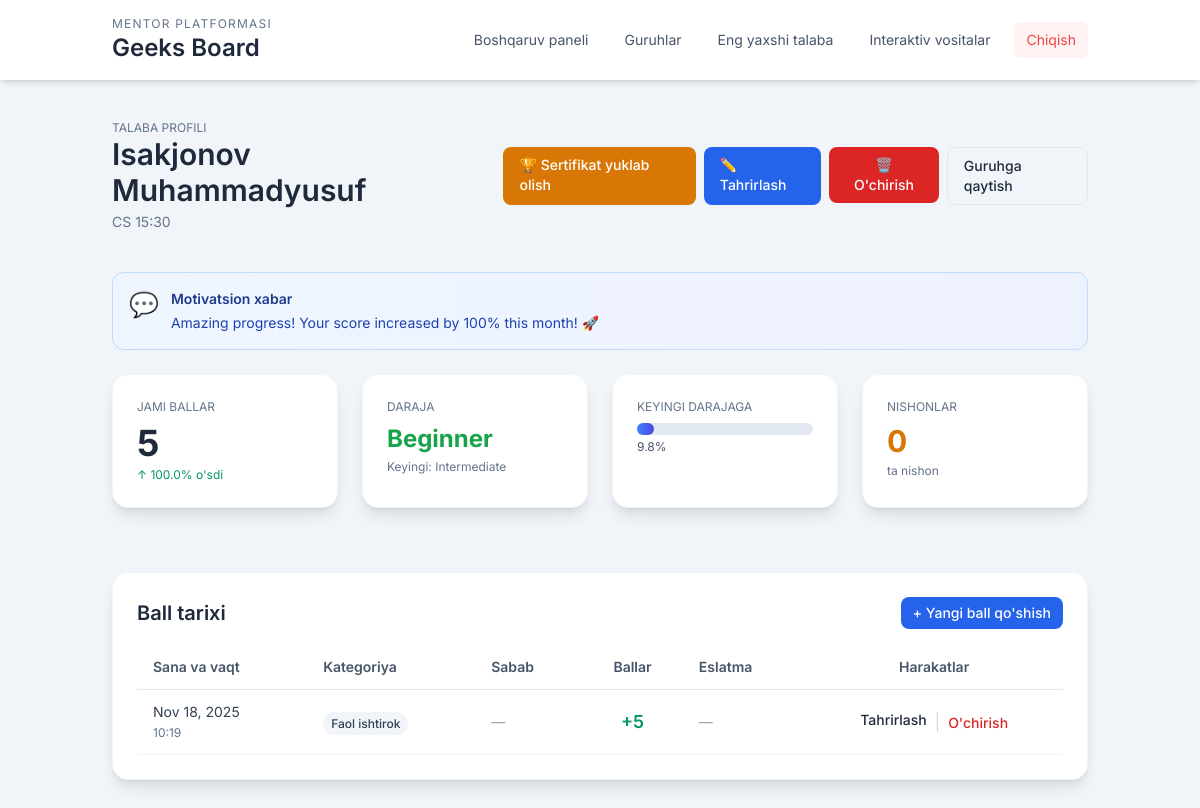
Page /students/7/ (signed in) on the committed database.
### core/models.py (models this page shows, shortened)
class Student(models.Model):
    group = models.ForeignKey(
        Group,
        on_delete=models.CASCADE,
        related_name='students',
    )
    full_name = models.CharField(max_length=200)
    birth_date = models.DateField(null=True, blank=True)
    phone = models.CharField(max_length=32, blank=True)
    parent_phone = models.CharField(max_length=32, blank=True)
    notes = models.TextField(blank=True)
    class Meta:
        ordering = ['full_name']
    def total_score(self, start_date=None, end_date=None) -> int:
        qs = self.points.all()
        if start_date:
            qs = qs.filter(date__gte=start_date)
        if end_date:
            qs = qs.filter(date__lt=end_date)
        return qs.aggregate(total=models.Sum('score'))['total'] or 0
    def get_level(self) -> str:
        total = self.total_score()
        if total < 51:
            return 'Beginner'
        elif total < 151:
            return 'Intermediate'
        else:
            return 'Pro'
    def get_level_thresholds(self) -> dict:
        total = self.total_score()
        if total < 51:
            return {
                'current': 'Beginner',
                'current_min': 0,
                'current_max': 50,
                'next': 'Intermediate',
                'next_min': 51,
                'next_max': 150,
            }
    def get_progress_percentage(self) -> float:
        thresholds = self.get_level_thresholds()
        if thresholds['next'] is None:
            return 100.0  # Max level reached
        total = self.total_score()
        current_range = thresholds['current_max'] - thresholds['current_min'] + 1
        progress_in_range = total - thresholds['current_min']
        return min(100.0, (progress_in_range / current_range) * 100)
    def get_trend(self, days=30) -> dict:
        from datetime import timedelta
        now = timezone.now()
        current_start = now - timedelta(days=days)
        previous_start = current_start - timedelta(days=days)
        current_points = self.total_score(start_date=current_start)
        previous_points = self.total_score(start_date=previous_start, end_date=current_start)
        if previous_points == 0:
            change_percent = 100.0 if current_points > 0 else 0.0
        else:
            change_percent = ((current_points - previous_points) / abs(previous_points)) * 100
        return {
            'current': current_points,
            'previous': previous_points,
            'change': current_points - previous_points,
            'change_percent': change_percent,
            'direction': 'up' if current_points > previous_points else 'down' if current_points < previous_points else 'neutral'
        }

class Group(models.Model):
    mentor = models.ForeignKey(
        Mentor,
        on_delete=models.CASCADE,
        related_name='groups',
    )
    name = models.CharField(max_length=150)
    subject = models.CharField(max_length=120, blank=True)
    schedule = models.CharField(max_length=255, blank=True)
    start_date = models.DateField(null=True, blank=True)
    class Meta:
        unique_together = ('mentor', 'name')
        ordering = ['name']

class StudentPoint(models.Model):
    student = models.ForeignKey(
        Student,
        on_delete=models.CASCADE,
        related_name='points',
    )
    category = models.ForeignKey(
        PointCategory,
        on_delete=models.CASCADE,
        related_name='student_points',
    )
    score = models.SmallIntegerField(help_text='Can be positive (added) or negative (removed)')
    reason = models.CharField(max_length=255, blank=True, help_text='Why points were given or removed')
    date = models.DateTimeField(default=timezone.now)
    note = models.CharField(max_length=255, blank=True)
    class Meta:
        ordering = ['-date']

class PointCategory(models.Model):
    PARTICIPATION = 'participation'
    ATTENDANCE = 'attendance'
    HOMEWORK = 'homework'
    DISCIPLINE = 'discipline'
    KNOWLEDGE = 'knowledge'
    CATEGORY_CHOICES = [
        (PARTICIPATION, 'Participation'),
        (ATTENDANCE, 'Attendance'),
        (HOMEWORK, 'Homework'),
        (DISCIPLINE, 'Discipline'),
        (KNOWLEDGE, 'Knowledge'),
    ]
    name = models.CharField(max_length=120, unique=True)
    slug = models.SlugField(max_length=80, unique=True)
    description = models.TextField(blank=True)
    max_score = models.PositiveSmallIntegerField(default=10)
    is_active = models.BooleanField(default=True)
    class Meta:
        ordering = ['name']

### core/views.py (the view)
# urls.py: path('students/<int:student_id>/', views.student_profile, name='student_profile'),
@login_required
def student_profile(request, student_id: int):
    mentor = _require_mentor(request)
    if not mentor:
        return redirect('login')
    student = get_object_or_404(Student, id=student_id, group__mentor=mentor)
    points = student.points.select_related('category').order_by('-date')
    total_points = student.total_score()
    level = student.get_level()
    level_thresholds = student.get_level_thresholds()
    progress = student.get_progress_percentage()
    trend = student.get_trend(days=30)
    badges = student.badges_earned.select_related('badge').order_by('-earned_at')
    motivational_message = generate_motivational_message(student)
    newly_earned = check_and_assign_badges(student)
    if newly_earned:
        messages.success(request, f'Congratulations! {student.full_name} earned {len(newly_earned)} new badge(s)!')
    monthly_rewards = student.points.filter(reason='Monthly Reward').order_by('-date')
    context = {
        'student': student,
        'points': points,
        'total_points': total_points,
        'level': level,
        'level_thresholds': level_thresholds,
        'progress': progress,
        'trend': trend,
        'badges': badges,
        'motivational_message': motivational_message,
        'monthly_rewards': monthly_rewards,
    }
    return render(request, 'student_profile.html', context)

### core/utils.py (called while the page is built, shortened)
def check_and_assign_badges(student: Student) -> list:
    newly_earned = []
    active_badges = Badge.objects.filter(is_active=True)
    return newly_earned

### core/views.py (called while the page is built)
def _require_mentor(request):
    mentor = getattr(request.user, 'mentor_profile', None)
    if not mentor:
        messages.error(request, 'Bu hisobga mentor profili bog\'lanmagan.')
        return None
    return mentor

### project/templates/student_profile.html (shortened to what this page needs)
{% extends "base.html" %}
{% block content %}
<div class="mb-10">
    <div class="flex items-center justify-between">
        <div>
            <p class="text-xs uppercase text-slate-500">Talaba profili</p>
            <h2 class="text-3xl font-semibold text-slate-800">{{ student.full_name }}</h2>
            <p class="text-sm text-slate-500 mt-1">{{ student.group.name }}</p>
        </div>
        <div class="flex gap-2">
            <a href="{% url 'certificate_view' student.id %}" class="px-4 py-2 bg-amber-600 text-white rounded-lg hover:bg-amber-700 transition text-sm font-medium">
                🏆 Sertifikat yuklab olish
            </a>
            <a href="{% url 'student_edit' student.id %}" class="px-4 py-2 bg-blue-600 text-white rounded-lg hover:bg-blue-700 transition text-sm font-medium">
                ✏️ Tahrirlash
            </a>
            <form method="post" action="{% url 'student_delete' student.id %}" class="inline" onsubmit="return confirm('Talabani o\'chirishni xohlaysizmi? Barcha ball yozuvlari ham o\'chiriladi.');">
                <button type="submit" class="px-4 py-2 bg-red-600 text-white rounded-lg hover:bg-red-700 transition text-sm font-medium">
                    🗑️ O'chirish
                </button>
            </form>
            <a href="{% url 'student_list' student.group.id %}" class="px-4 py-2 border border-slate-200 rounded-lg hover:bg-slate-50 text-sm font-medium">Guruhga qaytish</a>
        </div>
    </div>
</div>
{% if motivational_message %}
<div class="mb-6 bg-gradient-to-r from-blue-50 to-indigo-50 border border-blue-200 rounded-xl p-4">
    <div class="flex items-start gap-3">
        <span class="text-2xl">💬</span>
        <div>
            <p class="text-sm font-semibold text-blue-900 mb-1">Motivatsion xabar</p>
            <p class="text-sm text-blue-800">{{ motivational_message }}</p>
        </div>
    </div>
</div>
{% endif %}
<div class="grid grid-cols-1 md:grid-cols-4 gap-6 mb-8">
    <div class="bg-white rounded-2xl shadow-lg p-6 border border-slate-100">
        <p class="text-xs uppercase text-slate-500 mb-2">Jami ballar</p>
        <p class="text-4xl font-bold text-accent">{{ total_points }}</p>
        {% if trend.direction == 'up' %}
            <p class="text-xs text-emerald-600 mt-1">↑ {{ trend.change_percent|floatformat:1 }}% o'sdi</p>
        {% elif trend.direction == 'down' %}
            <p class="text-xs text-red-600 mt-1">↓ {{ trend.change_percent|floatformat:1 }}% kamaydi</p>
        {% endif %}
    </div>
    <div class="bg-white rounded-2xl shadow-lg p-6 border border-slate-100">
        <p class="text-xs uppercase text-slate-500 mb-2">Daraja</p>
        <p class="text-2xl font-bold {% if level == 'Pro' %}text-purple-600{% elif level == 'Intermediate' %}text-blue-600{% else %}text-green-600{% endif %}">
            {{ level }}
        </p>
        <p class="text-xs text-slate-500 mt-1">
            {% if level_thresholds.next %}
                Keyingi: {{ level_thresholds.next }}
            {% else %}
                Eng yuqori daraja
            {% endif %}
        </p>
    </div>
    <div class="bg-white rounded-2xl shadow-lg p-6 border border-slate-100">
        <p class="text-xs uppercase text-slate-500 mb-2">Keyingi darajaga</p>
        <div class="mt-2">
            <div class="w-full bg-slate-200 rounded-full h-3">
                <div class="bg-gradient-to-r from-blue-500 to-indigo-600 h-3 rounded-full transition-all duration-300" style="width: {{ progress }}%"></div>
            </div>
            <p class="text-xs text-slate-600 mt-1">{{ progress|floatformat:1 }}%</p>
        </div>
    </div>
    <div class="bg-white rounded-2xl shadow-lg p-6 border border-slate-100">
        <p class="text-xs uppercase text-slate-500 mb-2">Nishonlar</p>
        <p class="text-3xl font-bold text-amber-600">{{ badges|length }}</p>
        <p class="text-xs text-slate-500 mt-1">ta nishon</p>
    </div>
</div>
<div class="bg-white rounded-2xl shadow-lg p-6 border border-slate-100">
    <div class="flex items-center justify-between mb-4">
        <h3 class="text-xl font-semibold text-slate-800">Ball tarixi</h3>
        <a href="{% url 'student_list' student.group.id %}" class="px-3 py-1.5 bg-blue-600 text-white rounded-lg hover:bg-blue-700 transition text-sm font-medium">
            + Yangi ball qo'shish
        </a>
    </div>
    {% if points %}
    <div class="overflow-x-auto">
        <table class="w-full">
            <thead>
                <tr class="border-b border-slate-200">
                    <th class="text-left py-3 px-4 text-sm font-semibold text-slate-600">Sana va vaqt</th>
                    <th class="text-left py-3 px-4 text-sm font-semibold text-slate-600">Kategoriya</th>
                    <th class="text-left py-3 px-4 text-sm font-semibold text-slate-600">Sabab</th>
                    <th class="text-center py-3 px-4 text-sm font-semibold text-slate-600">Ballar</th>
                    <th class="text-left py-3 px-4 text-sm font-semibold text-slate-600">Eslatma</th>
                    <th class="text-center py-3 px-4 text-sm font-semibold text-slate-600">Harakatlar</th>
                </tr>
            </thead>
            <tbody>
                {% for point in points %}
                <tr class="border-b border-slate-100 hover:bg-slate-50">
                    <td class="py-3 px-4 text-sm text-slate-700">
                        {{ point.date|date:"M d, Y" }}<br>
                        <span class="text-xs text-slate-500">{{ point.date|date:"H:i" }}</span>
                    </td>
                    <td class="py-3 px-4">
                        <span class="px-2 py-1 rounded-full text-xs font-medium bg-slate-100 text-slate-700">
                            {{ point.category.name }}
                        </span>
                    </td>
                    <td class="py-3 px-4 text-sm text-slate-700">
                        {% if point.reason %}
                            {{ point.reason }}
                        {% else %}
                            <span class="text-slate-400">—</span>
                        {% endif %}
                    </td>
                    <td class="py-3 px-4 text-center">
                        <span class="text-lg font-semibold {% if point.score > 0 %}text-emerald-600{% elif point.score < 0 %}text-red-600{% else %}text-slate-600{% endif %}">
                            {% if point.score > 0 %}+{% endif %}{{ point.score }}
                        </span>
                    </td>
                    <td class="py-3 px-4 text-sm text-slate-600">
                        {% if point.note %}
                            {{ point.note }}
                        {% else %}
                            <span class="text-slate-400">—</span>
                        {% endif %}
                    </td>
                    <td class="py-3 px-4 text-center">
                        <div class="flex gap-2 justify-center">
                            <a href="{% url 'point_edit' point.id %}" class="text-accent hover:text-black text-sm font-medium">Tahrirlash</a>
                            <span class="text-slate-300">|</span>
                            <form method="post" action="{% url 'delete_point' point.id %}" class="inline" onsubmit="return confirm('Bu ball yozuvini o\'chirishni xohlaysizmi?');">
                                <button type="submit" class="text-red-600 hover:text-red-700 text-sm font-medium">O'chirish</button>
                            </form>
                        </div>
                    </td>
                </tr>
                {% endfor %}
            </tbody>
        </table>
    </div>
    {% else %}
    <p class="text-sm text-slate-500 text-center py-8">Hali ball yozuvlari yo'q.</p>
    {% endif %}
</div>
{% endblock %}

### project/templates/base.html (style rules this page uses)
body { font-family: 'Inter', sans-serif; background-color: #f8fafc; }

### rows in the picture
Student: full_name "Isakjonov Muhammadyusuf", group.name "CS 15:30"
StudentPoint: date "Nov 18, 2025", date "10:19", category.name "Faol ishtirok", score "5"

### other values in the picture
{{ motivational_message }} "Amazing progress! Your score increased by 100% this month! 🚀"
{{ total_points }} "5"
{{ trend.change_percent|floatformat:1 }} "100.0"
{{ level }} "Beginner"
{{ level_thresholds.next }} "Intermediate"
{{ progress|floatformat:1 }} "9.8"
{{ badges|length }} "0"
